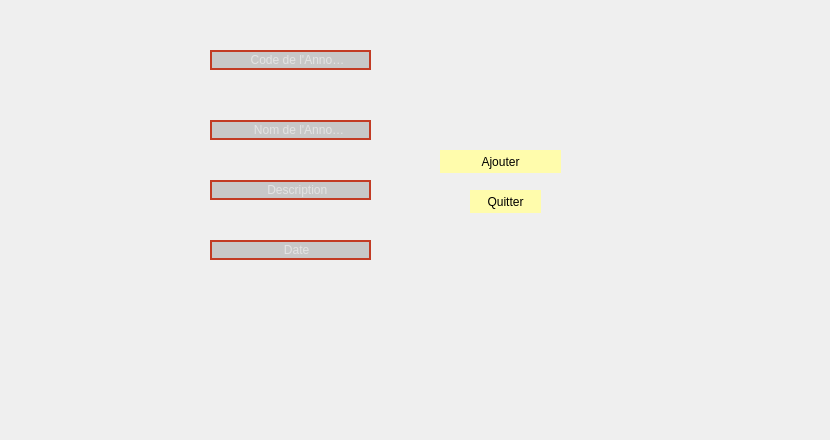
        <widget class="QWidget" name="tab_17">
         <attribute name="title">
          <string>Ajouter une Annonce</string>
         </attribute>
         <widget class="QLabel" name="label_30">
          <property name="geometry">
           <rect>
            <x>40</x>
            <y>30</y>
            <width>101</width>
            <height>20</height>
           </rect>
          </property>
          <property name="text">
           <string/>
          </property>
         </widget>
         <widget class="QLabel" name="label_31">
          <property name="geometry">
           <rect>
            <x>40</x>
            <y>80</y>
            <width>101</width>
            <height>20</height>
           </rect>
          </property>
          <property name="text">
           <string/>
          </property>
         </widget>
         <widget class="QLabel" name="label_34">
          <property name="geometry">
           <rect>
            <x>40</x>
            <y>140</y>
            <width>61</width>
            <height>16</height>
           </rect>
          </property>
          <property name="text">
           <string/>
          </property>
         </widget>
         <widget class="QLabel" name="label_35">
          <property name="geometry">
           <rect>
            <x>40</x>
            <y>200</y>
            <width>81</width>
            <height>16</height>
           </rect>
          </property>
          <property name="text">
           <string/>
          </property>
         </widget>
         <widget class="QLineEdit" name="codeA_2">
          <property name="geometry">
           <rect>
            <x>210</x>
            <y>50</y>
            <width>161</width>
            <height>20</height>
           </rect>
          </property>
          <property name="styleSheet">
           <string notr="true"> QLineEdit
{
border:2px solid rgb(194, 59, 36);
border-radius:20px;
color:#FFF;
padding-left :20px;
padding-right :20px;
background-color:rgb(200, 200, 200);

}
QLineEdit:hover
{
border: 2px solid rgb(0,0,0);
background-color:rgb(115, 115, 115) ;
}
QLineEdit:focus
{
border:2px solid rgb(0,0,0);
background-color: rgb(121, 121, 121);
}
</string>
          </property>
          <property name="placeholderText">
           <string>     Code de l'Annonce</string>
          </property>
         </widget>
         <widget class="QLineEdit" name="noman_3">
          <property name="geometry">
           <rect>
            <x>210</x>
            <y>120</y>
            <width>161</width>
            <height>20</height>
           </rect>
          </property>
          <property name="styleSheet">
           <string notr="true"> QLineEdit
{
border:2px solid rgb(194, 59, 36);
border-radius:20px;
color:#FFF;
padding-left :20px;
padding-right :20px;
background-color:rgb(200, 200, 200);

}
QLineEdit:hover
{
border: 2px solid rgb(0,0,0);
background-color:rgb(115, 115, 115) ;
}
QLineEdit:focus
{
border:2px solid rgb(0,0,0);
background-color: rgb(121, 121, 121);
}
</string>
          </property>
          <property name="placeholderText">
           <string>      Nom de l'Annonce</string>
          </property>
         </widget>
         <widget class="QLineEdit" name="descriptionan_3">
          <property name="geometry">
           <rect>
            <x>210</x>
            <y>180</y>
            <width>161</width>
            <height>20</height>
           </rect>
          </property>
          <property name="styleSheet">
           <string notr="true"> QLineEdit
{
border:2px solid rgb(194, 59, 36);
border-radius:20px;
color:#FFF;
padding-left :20px;
padding-right :20px;
background-color:rgb(200, 200, 200);

}
QLineEdit:hover
{
border: 2px solid rgb(0,0,0);
background-color:rgb(115, 115, 115) ;
}
QLineEdit:focus
{
border:2px solid rgb(0,0,0);
background-color: rgb(121, 121, 121);
}
</string>
          </property>
          <property name="placeholderText">
           <string>          Description</string>
          </property>
         </widget>
         <widget class="QPushButton" name="pb_ajouter_an_2">
          <property name="geometry">
           <rect>
            <x>440</x>
            <y>150</y>
            <width>121</width>
            <height>23</height>
           </rect>
          </property>
          <property name="styleSheet">
           <string notr="true">QPushButton
{
background-color:rgb(255, 252, 172);
border-radius:15px;}
QPushButton:hover
{
color:#333;
background:#49ebff;
background:rgb(200, 200, 200);
}</string>
          </property>
          <property name="text">
           <string>Ajouter</string>
          </property>
         </widget>
         <widget class="QLineEdit" name="datean_3">
          <property name="geometry">
           <rect>
            <x>210</x>
            <y>240</y>
            <width>161</width>
            <height>20</height>
           </rect>
          </property>
          <property name="styleSheet">
           <string notr="true"> QLineEdit
{
border:2px solid rgb(194, 59, 36);
border-radius:20px;
color:#FFF;
padding-left :20px;
padding-right :20px;
background-color:rgb(200, 200, 200);

}
QLineEdit:hover
{
border: 2px solid rgb(0,0,0);
background-color:rgb(115, 115, 115) ;
}
QLineEdit:focus
{
border:2px solid rgb(0,0,0);
background-color: rgb(121, 121, 121);
}
</string>
          </property>
          <property name="placeholderText">
           <string>               Date</string>
          </property>
         </widget>
         <widget class="QPushButton" name="pushButton_12">
          <property name="geometry">
           <rect>
            <x>470</x>
            <y>190</y>
            <width>71</width>
            <height>23</height>
           </rect>
          </property>
          <property name="styleSheet">
           <string notr="true">QPushButton
{
background-color:rgb(255, 252, 172);
border-radius:15px;}
QPushButton:hover
{
color:#333;
background:#49ebff;
background:rgb(200, 200, 200);
}</string>
          </property>
          <property name="text">
           <string>Quitter</string>
          </property>
         </widget>
         <widget class="QLabel" name="label_59">
          <property name="geometry">
           <rect>
            <x>700</x>
            <y>320</y>
            <width>121</width>
            <height>111</height>
           </rect>
          </property>
          <property name="styleSheet">
           <string notr="true">image: url(:/128600931_1102401160197019_8051103514919619627_n.png);</string>
          </property>
          <property name="text">
           <string/>
          </property>
          <property name="pixmap">
           <pixmap>../../Downloads/128600931_1102401160197019_8051103514919619627_n.png</pixmap>
          </property>
          <property name="scaledContents">
           <bool>true</bool>
          </property>
          <property name="wordWrap">
           <bool>false</bool>
          </property>
          <property name="openExternalLinks">
           <bool>false</bool>
          </property>
         </widget>
        </widget>
